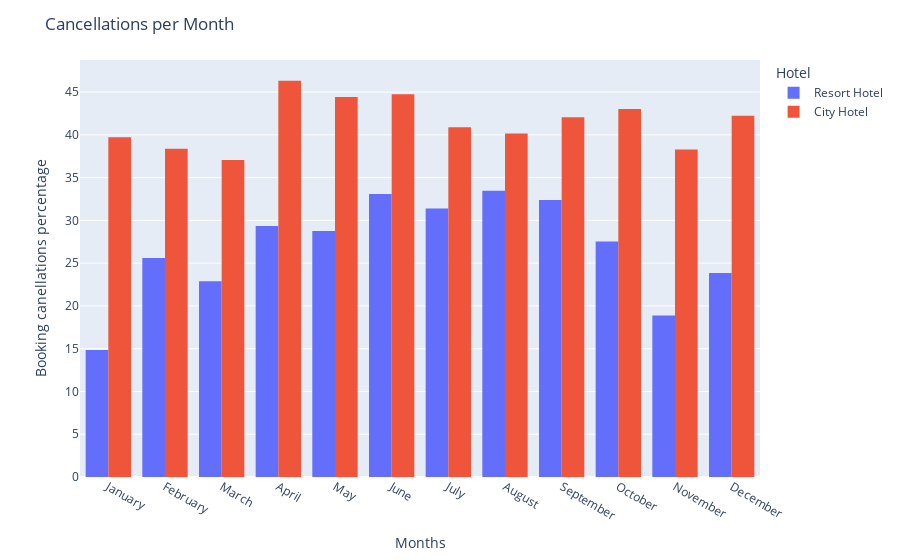

The notebook cell saved with this chart:
### Markdown cell above
### Cancellation per month

### Code cell
import plotly.express as px

# Create a DateFrame with the relevant data:
res_book_per_month =  df_clean.loc[(df_clean["hotel"] == "Resort Hotel")].groupby("arrival_date_month")["hotel"].count()
res_cancel_per_month = df_clean.loc[(df_clean["hotel"] == "Resort Hotel")].groupby("arrival_date_month")["is_canceled"].sum()

cty_book_per_month = df_clean.loc[(df_clean["hotel"] == "City Hotel")].groupby("arrival_date_month")["hotel"].count()
cty_cancel_per_month = df_clean.loc[(df_clean["hotel"] == "City Hotel")].groupby("arrival_date_month")["is_canceled"].sum()

res_cancel_data = pd.DataFrame({"Hotel": "Resort Hotel",
                                "Month": list(res_book_per_month.index),
                                "Bookings": list(res_book_per_month.values),
                                "Cancelations": list(res_cancel_per_month.values)})

cty_cancel_data = pd.DataFrame({"Hotel": "City Hotel",
                                "Month": list(cty_book_per_month.index),
                                "Bookings": list(cty_book_per_month.values),
                                "Cancelations": list(cty_cancel_per_month.values)})

sorted_res = sort_month(res_cancel_data, "Month")
sorted_cty = sort_month(cty_cancel_data, "Month")
full_cancel_data = pd.concat([sorted_res, sorted_cty], ignore_index=True)

full_cancel_data["cancel_percent"] = full_cancel_data["Cancelations"] / full_cancel_data["Bookings"] * 100

graph=px.histogram(full_cancel_data, x = "Month", y = "cancel_percent", color='Hotel', barmode = "group")
graph.update_layout(
    xaxis_title="Months",
    yaxis_title="Booking canellations percentage",
    title="Cancellations per Month"
)

### Figure 1 — Plotly figure (JSON) as saved in the notebook; plotly's stock layout.template omitted (floating-point values rounded to 4 significant figures)
{"data": [{"alignmentgroup": "True", "bingroup": "x", "histfunc": "sum", "hovertemplate": "Hotel=Resort Hotel<br>Month=%{x}<br>sum of cancel_percent=%{y}<extra></extra>", "legendgroup": "Resort Hotel", "marker": {"color": "#636efa", "pattern": {"shape": ""}}, "name": "Resort Hotel", "offsetgroup": "Resort Hotel", "orientation": "v", "showlegend": true, "type": "histogram", "x": ["January", "February", "March", "April", "May", "June", "July", "August", "September", "October", "November", "December"], "xaxis": "x", "y": [14.83, 25.6, 22.89, 29.34, 28.77, 33.08, 31.4, 33.45, 32.37, 27.53, 18.89, 23.86], "yaxis": "y"}, {"alignmentgroup": "True", "bingroup": "x", "histfunc": "sum", "hovertemplate": "Hotel=City Hotel<br>Month=%{x}<br>sum of cancel_percent=%{y}<extra></extra>", "legendgroup": "City Hotel", "marker": {"color": "#EF553B", "pattern": {"shape": ""}}, "name": "City Hotel", "offsetgroup": "City Hotel", "orientation": "v", "showlegend": true, "type": "histogram", "x": ["January", "February", "March", "April", "May", "June", "July", "August", "September", "October", "November", "December"], "xaxis": "x", "y": [39.71, 38.36, 37.07, 46.31, 44.43, 44.73, 40.9, 40.15, 42.06, 43.03, 38.28, 42.22], "yaxis": "y"}], "layout": {"autosize": true, "barmode": "group", "legend": {"title": {"text": "Hotel"}, "tracegroupgap": 0}, "margin": {"t": 60}, "title": {"text": "Cancellations per Month"}, "xaxis": {"anchor": "y", "autorange": true, "domain": [0, 1], "range": [-0.5, 11.5], "title": {"text": "Months"}, "type": "category"}, "yaxis": {"anchor": "x", "autorange": true, "domain": [0, 1], "range": [0, 48.75], "title": {"text": "Booking canellations percentage"}, "type": "linear"}}}
